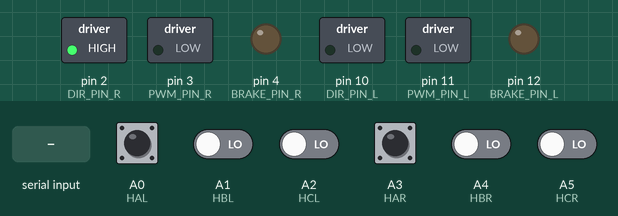
Simulated run of this sketch. Board: Arduino Uno, built with avr-gcc and run on an emulated ATmega328P. On the bench: switched loads named in the sketch (green lamp = pin HIGH), output pins drawn as LEDs (lit = HIGH). Inputs (shaded band) come from the test bench; at power-on: A0 (HAL), A3 (HAR) HIGH, A1 (HBL), A2 (HCL), A4 (HBR), A5 (HCR) LOW. What the sketch prints to the serial monitor is not drawn.

Above: at 1.2 s.
1.3 s: "f90\n" received over Serial
2.8 s: "b90\n" received over Serial
4.3 s: "r90\n" received over Serial
5.8 s: "l90\n" received over Serial
Timing chart, 0 to 8.3 s (numbered marks = the images above; inputs shaded):
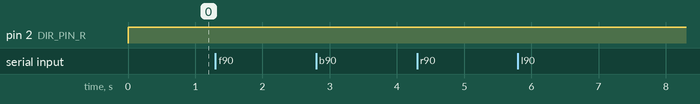

The sketch:

MPS_board_controller.ino
```cpp
#include <CircularBuffer.h>

#define DIR_PIN_R (2)
#define PWM_PIN_R (3)
#define BRAKE_PIN_R (4)

#define DIR_PIN_L (10)
#define PWM_PIN_L (11)
#define BRAKE_PIN_L (12)


#define HAL (A0) // (yellow)
#define HBL (A1) // (blue)
#define HCL (A2) // (green)
#define HAR (A3) // (yellow)
#define HBR (A4) // (blue)
#define HCR (A5) // (green)

#define MIL (20)

//#define MA (A5)
//#define MB (A4)
//#define MC (A3)

typedef byte phase;

struct PhaseTransition {
  //  byte from;
  //  byte to;
  signed char direction;
  unsigned long time;
};

typedef CircularBuffer<PhaseTransition, 5> TickBuffer;

void setup() {
  // put your setup code here, to run once:
  Serial.begin(115200);
  pinMode(DIR_PIN_L, OUTPUT);
  pinMode(PWM_PIN_L, OUTPUT);
  pinMode(BRAKE_PIN_L, OUTPUT);
  pinMode(DIR_PIN_R, OUTPUT);
  pinMode(PWM_PIN_R, OUTPUT);
  pinMode(BRAKE_PIN_R, OUTPUT);


  digitalWrite(DIR_PIN_L, LOW);
  digitalWrite(PWM_PIN_L, LOW);
  digitalWrite(BRAKE_PIN_L, LOW);
  digitalWrite(DIR_PIN_R, LOW);
  digitalWrite(PWM_PIN_R, LOW);
  digitalWrite(BRAKE_PIN_R, LOW);

  // from https://etechnophiles.com/change-frequency-pwm-pins-arduino-uno/
  // default is 500
  // TCCR2B = TCCR2B & B11111000 | B00000001; // for PWM frequency of 31372.55 Hz
  // TCCR2B = TCCR2B & B11111000 | B00000010; // for PWM frequency of 3921.16 Hz

  // more info at https://www.arduino.cc/en/Tutorial/SecretsOfArduinoPWM
}

bool lastHAL, lastHBL, lastHCL,
     lastHAR, lastHBR, lastHCR;

long leftSpeed_e6 = 0; // ticks / second
long rightSpeed_e6 = 0; // ticks / second

TickBuffer leftTicks;
TickBuffer rightTicks;

long updateRate = 0;
unsigned long lastUpdate = 0;
unsigned long lastPrint = 0;

unsigned long killTime = 0;

#define DEAD_TIME (100000UL)

void updateSpeed(long &speed, TickBuffer &ticks) {
  if (ticks.size() == 0) {
    speed = 0;
  }
  if (ticks.size() == 1) {
    speed = 0;
  }
  if (ticks.size() >= 2) {
    unsigned long dt = ticks[0].time - ticks[1].time;
    if (ticks[0].direction == ticks[1].direction && dt < DEAD_TIME) {
      speed = (ticks[0].direction * 1000000L / dt) << MIL;
    } else {
      speed = 0;
    }
  }
}

void setMotorPWM();
void printData();
void checkKillTime();

// based on commutator tables. maps byte from index [HC][HB][HA] to phase number.
const phase sensorsToPhase[] = {
  0,
  2,
  4,
  3,
  6,
  1,
  5
};

phase phaseOf(const bool &a, const bool &b, const bool &c) {
  byte pn = (a ? 1 : 0) | (b ? 2 : 0) | (c ? 4 : 0);
  return sensorsToPhase[pn];
}

int tickDirection(const phase &lastPhase, const phase &curPhase, bool invert = false) {
  if (abs(lastPhase - curPhase) <= 1) {
    return invert ? lastPhase - curPhase : curPhase - lastPhase;
  } else {
    return (invert ? (lastPhase > curPhase) : (curPhase > lastPhase)) ? -1 : 1;
  }
}

void loop() {
  unsigned long now = micros();
  bool curHAL = digitalRead(HAL),
       curHBL = digitalRead(HBL),
       curHCL = digitalRead(HCL),
       curHAR = digitalRead(HAR),
       curHBR = digitalRead(HBR),
       curHCR = digitalRead(HCR);

//  unsigned long t1 = micros();

  if (curHAL != lastHAL || curHBL != lastHBL || curHCL != lastHCL) {
    leftTicks.unshift({ // make most recent (index 0)
      tickDirection(phaseOf(lastHAL, lastHBL, lastHCL), phaseOf(curHAL, curHBL, curHCL), true),
      now
    });
    updateSpeed(leftSpeed_e6, leftTicks);
  }

//  unsigned long t2 = micros();

  if (curHAR != lastHAR || curHBR != lastHBR || curHCR != lastHCR) {
    rightTicks.unshift({ // make most recent (index 0)
      tickDirection(phaseOf(lastHAR, lastHBR, lastHCR), phaseOf(curHAR, curHBR, curHCR)),
      now
    });
    updateSpeed(rightSpeed_e6, rightTicks);
  }

//  unsigned long t3 = micros();

  setMotorPWM();

//  unsigned long t4 = micros();

  updateRate = ((updateRate << 4) - updateRate + (now-lastUpdate)) >> 4;

//  unsigned long t5 = micros();

  lastUpdate = now;
  lastHAL = curHAL;
  lastHBL = curHBL;
  lastHCL = curHCL;
  lastHAR = curHAR;
  lastHBR = curHBR;
  lastHCR = curHCR;

//  unsigned long t6 = micros();

  if (now > lastPrint + 1000000UL / 5UL) {
    printData();
    lastPrint = now;
//    Serial.print(t1-now);
//    Serial.print('\t');
//    Serial.print(t2-t1);
//    Serial.print('\t');
//    Serial.print(t3-t2);
//    Serial.print('\t');
//    Serial.print(t4-t3);
//    Serial.print('\t');
//    Serial.print(t5-t4);
//    Serial.print('\t');
//    Serial.println(t6-t5);
  }

  checkKillTime();
}

#define MAX_PWM (255<<MIL)
#define SPIKE_PWM (220<<MIL)
#define LOW_PWM (120<<MIL)

bool leftSpike = false;
bool rightSpike = false;

long targetLeftSpeed_e6 = 0;
long targetRightSpeed_e6 = 0;

long leftPWM_e6 = 0;
long rightPWM_e6 = 0;
int kInverse = 8; // factor of 256;

int epsilon = 100;

void setPWM(long &pwm, const int &targetSpeed, long &currentSpeed, bool &spike) {
  if (abs(currentSpeed) < epsilon) {
    pwm = targetSpeed > 0 ? SPIKE_PWM : -SPIKE_PWM;
    spike = true;
  } else if (spike == true && (pwm == SPIKE_PWM || pwm == -SPIKE_PWM)) {
    pwm = pwm > 0 ? LOW_PWM : -LOW_PWM;
    spike = false;
  } else if (abs(targetSpeed - currentSpeed) > epsilon) {
    pwm = constrain(pwm + (targetSpeed - currentSpeed) >> kInverse, -MAX_PWM, MAX_PWM);
  }
}

void setMotorPWM() {
  if (abs(targetLeftSpeed_e6) > epsilon || abs(targetRightSpeed_e6) > epsilon) {
    setPWM(leftPWM_e6, targetLeftSpeed_e6, leftSpeed_e6, leftSpike);
    setPWM(rightPWM_e6, targetRightSpeed_e6, rightSpeed_e6, rightSpike);
  } else {
    leftPWM_e6 = rightPWM_e6 = 0;
  }

  analogWrite(PWM_PIN_L, abs(leftPWM_e6 >> MIL));
  analogWrite(PWM_PIN_R, abs(rightPWM_e6 >> MIL));
  digitalWrite(DIR_PIN_L, leftPWM_e6 < 0 ? HIGH : LOW);
  digitalWrite(DIR_PIN_R, rightPWM_e6 < 0 ? LOW : HIGH);
  digitalWrite(BRAKE_PIN_L, abs(leftPWM_e6) > epsilon ? HIGH : LOW);
  digitalWrite(BRAKE_PIN_R, abs(rightPWM_e6) > epsilon ? HIGH : LOW);
}

void serialEventRun() {
  if (Serial.available()) serialEvent();
}
void serialEvent() {
  String input = Serial.readStringUntil('\n');

  if (input[0] == ':') {
    String csv = input.substring(1);
    csv.trim();
    int commaIndex = csv.indexOf(",");
    targetLeftSpeed_e6 = csv.substring(0, commaIndex).toInt() << MIL;
    targetRightSpeed_e6 = csv.substring(commaIndex + 1).toInt() << MIL;
    killTime = micros() + 250UL * 1000UL;
  } else {
    killTime = 0;
  }

  if (input[0] == 'f') {
    Serial.println("FORWARD!");
    digitalWrite(DIR_PIN_L, LOW);
    digitalWrite(DIR_PIN_R, HIGH);
    digitalWrite(BRAKE_PIN_R, HIGH);
    digitalWrite(BRAKE_PIN_L, HIGH);
  } else if (input[0] == 'b') {
    Serial.println("BACKWARD!");
    digitalWrite(DIR_PIN_L, HIGH);
    digitalWrite(DIR_PIN_R, LOW);
    digitalWrite(BRAKE_PIN_R, HIGH);
    digitalWrite(BRAKE_PIN_L, HIGH);
  } else if (input[0] == 'r') {
    Serial.println("RIGHT!");
    digitalWrite(DIR_PIN_L, LOW);
    digitalWrite(DIR_PIN_R, HIGH);
    digitalWrite(BRAKE_PIN_R, HIGH);
    digitalWrite(BRAKE_PIN_L, LOW);
  } else if (input[0] == 'l') {
    Serial.println("LEFT!");
    digitalWrite(DIR_PIN_L, LOW);
    digitalWrite(DIR_PIN_R, HIGH);
    digitalWrite(BRAKE_PIN_R, LOW);
    digitalWrite(BRAKE_PIN_L, HIGH);
  }

  if (input[0] >= '0' && input[0] <= '9') {
    int i = input.toInt();
    if (i < 30) {
      targetLeftSpeed_e6 = targetRightSpeed_e6 = 0;
    } else {
      targetLeftSpeed_e6 = targetRightSpeed_e6 = constrain(i << MIL, 30 << MIL, MAX_PWM);
    }
    Serial.print("SPEED ");
    Serial.println(targetLeftSpeed_e6 >> MIL);
  }
}

void checkKillTime() {
  if (killTime > 0 && micros() > killTime) {
    targetLeftSpeed_e6 = targetRightSpeed_e6 = 0;
  }
}

void printData() {
  Serial.print(leftSpeed_e6 >> MIL);
  Serial.print(",");
  Serial.print(rightSpeed_e6 >> MIL);
  Serial.print(",");
  Serial.print(leftPWM_e6 >> MIL);
  Serial.print(",");
  Serial.print(rightPWM_e6 >> MIL);
  Serial.print(",");
  Serial.print(1000000 / updateRate);

  Serial.println();
}
```
